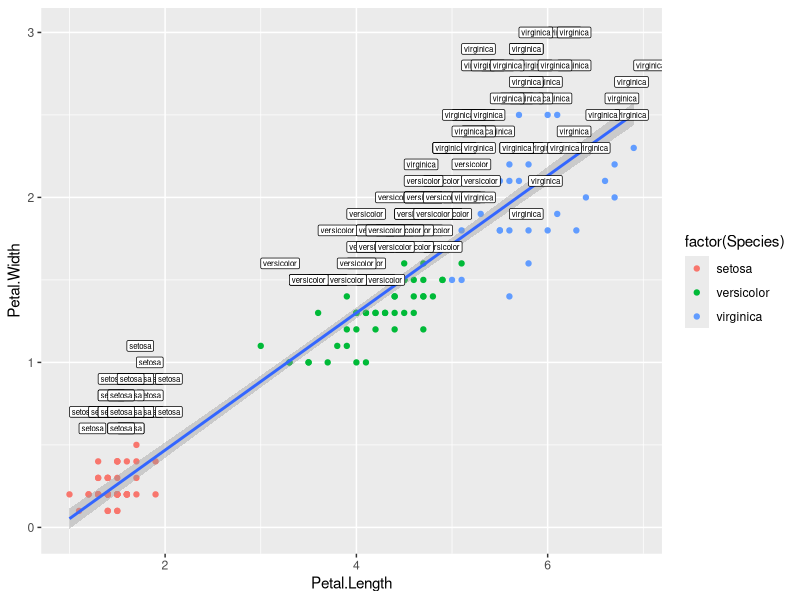
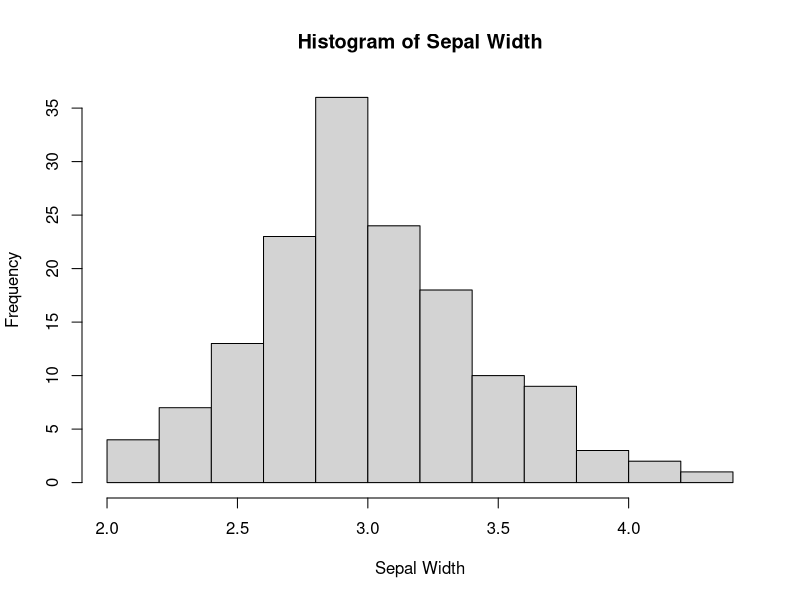
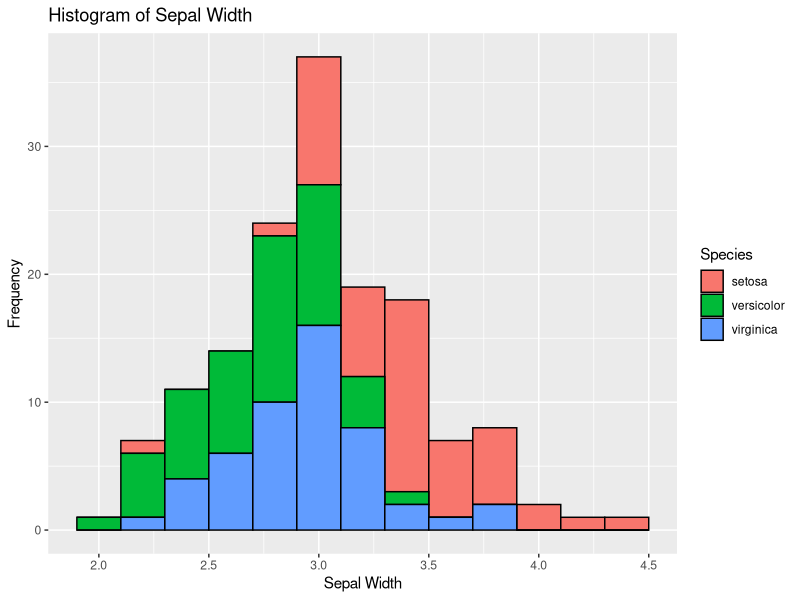
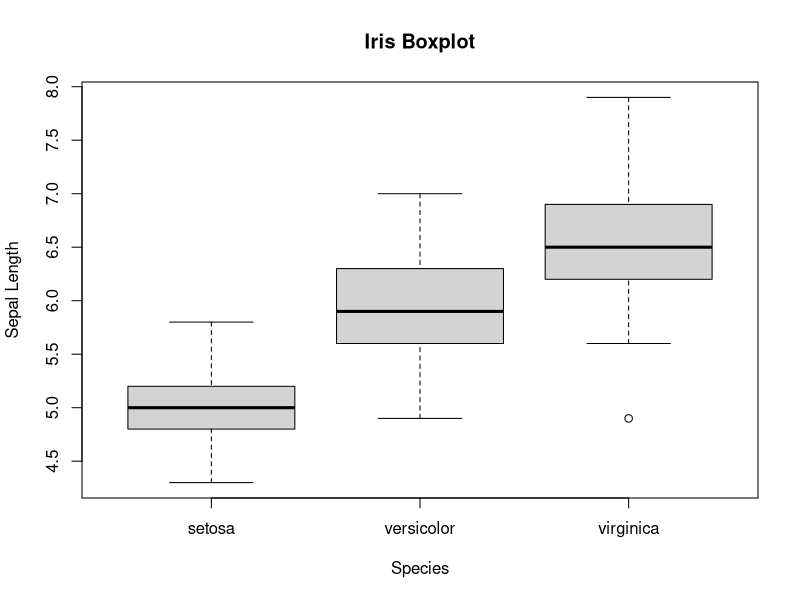
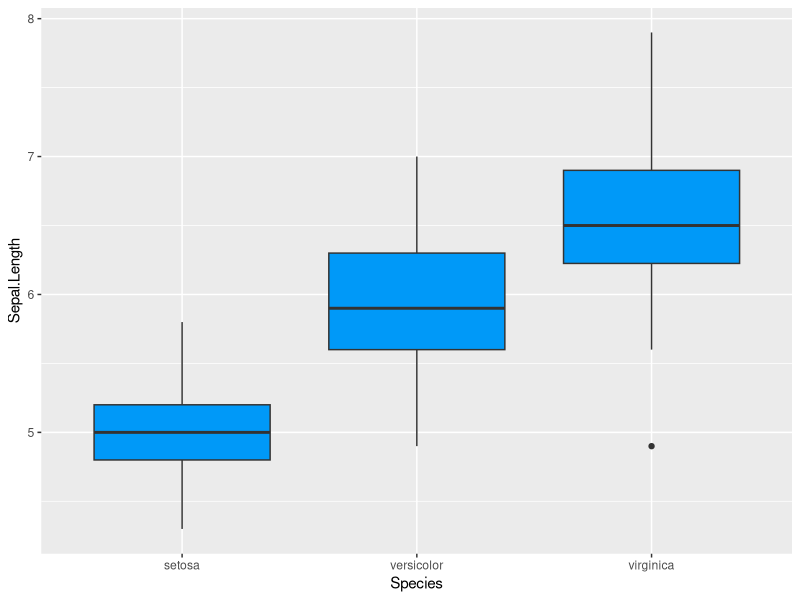
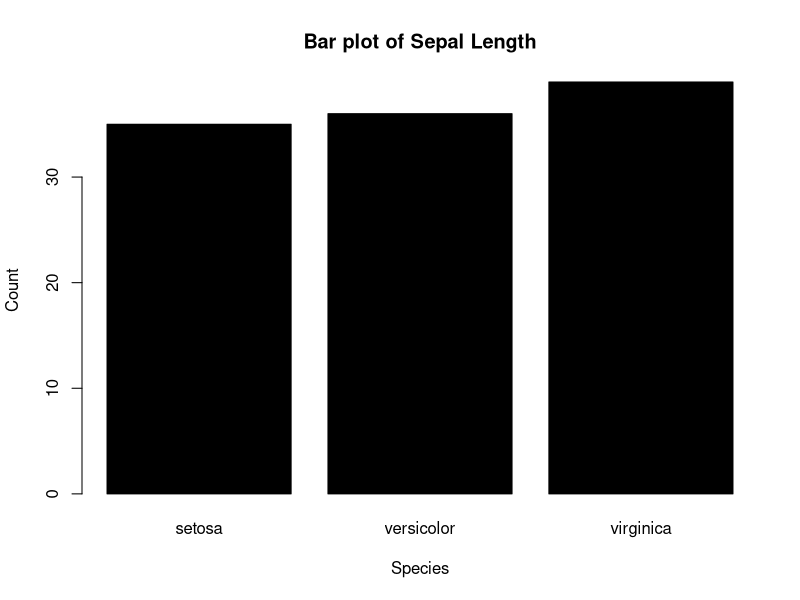
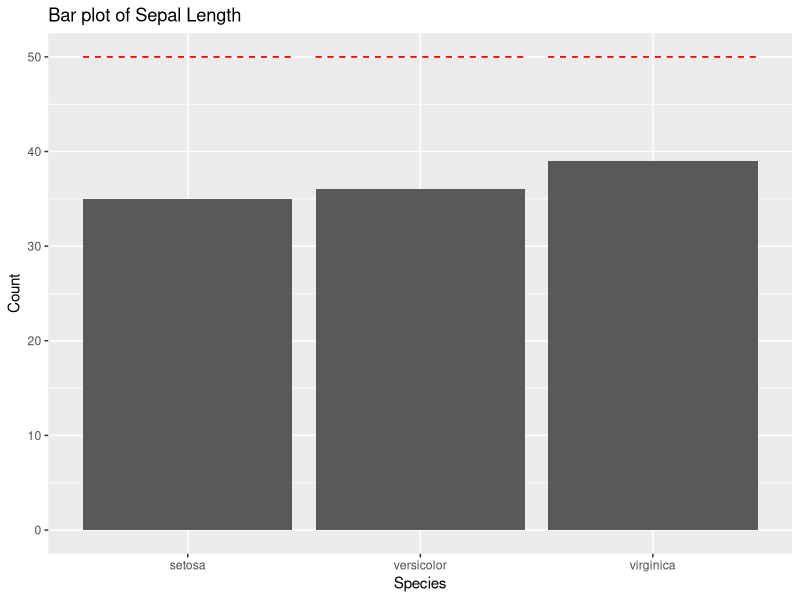

The R source for these figures, in order:
#4.1
library(ggplot2)
ggplot(iris,aes(x=Petal.Length,y=Petal.Width))+
  geom_point(aes(color=factor(Species)))+
  geom_smooth(method="lm")+
  geom_label(aes(label=Species,hjust=0),nudge_y=0.5,size=2)
print(iris)

#4.2
hist(iris$Sepal.Width, freq=NULL, density=NULL, breaks=12,
     xlab="Sepal Width", ylab="Frequency", main="Histogram of Sepal Width")
library(ggplot2)
histogram <- ggplot(data=iris, aes(x=Sepal.Width))
histogram + geom_histogram(binwidth=0.2, color="black", aes(fill=Species)) + 
  xlab("Sepal Width") +  ylab("Frequency") + ggtitle("Histogram of Sepal Width")

#4.3
library(ggplot2)
boxplot(Sepal.Length~Species,data=iris, 
        xlab="Species", ylab="Sepal Length", main="Iris Boxplot") + theme_classic()

ggplot(iris, aes(x = Sepal.Length, y = Species)) + 
  geom_boxplot(fill = "#0099f8") + coord_flip()

#4.4
set.seed(1234)
iris1 <- iris[sample(1:nrow(iris), 110), ]
hline <- data.frame(Species=c("setosa", "versicolor", "virginica"), hline=as.vector(table(iris$Species)))
hline
barplot(table(iris1$Species), col="black", xlab="Species", ylab="Count", main="Bar plot of Sepal Length")

library(ggplot2)
bar <- ggplot(data=iris1, aes(x=Species))
bar + geom_bar() + 
  xlab("Species") +  ylab("Count") + ggtitle("Bar plot of Sepal Length") +
  geom_errorbar(data=hline, aes(y=hline, ymin=hline, ymax=hline), col="red", linetype="dashed")